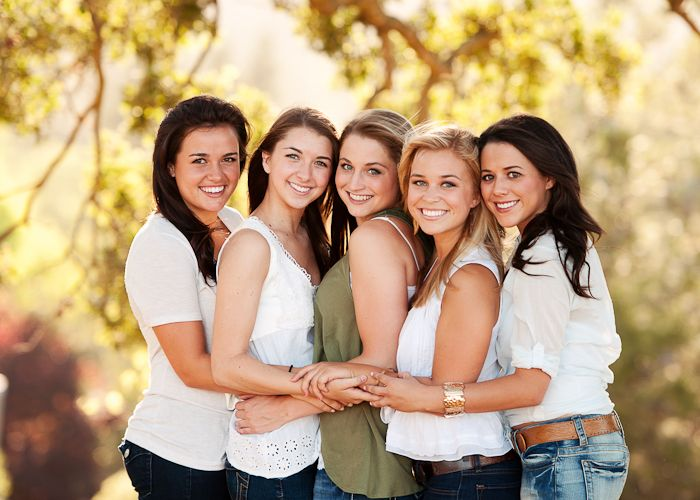
#> input picture group-photo.jpg, 700 x 500 px
$ python main.py
#> lines starting #> are read from the running program, lines starting #| are printed output that depends on the picture
import cv2
import matplotlib.pyplot as plt

#Detect multiple faces from the img provided and crop all the faces and save them as seperate files.
img = plt.imread("./group-photo.jpg")
#> img is the input picture: shape (500, 700, 3); mean R, G, B 187.3, 160.8, 126.4

#Find the faces in the provided image
#Use the haarcascade ml model to do so
detector = cv2.CascadeClassifier("./haarcascade_frontalface_default.xml")
all_faces = detector.detectMultiScale(img, 1.3, 5)
#> all_faces = [[172, 131, 80, 80], [269, 131, 75, 75], [326, 142, 71, 71], [469, 147, 75, 75], [396, 152, 80, 80]]

#Cropping and saving all the faces found in the provided image
for idx, face in enumerate(all_faces, 1):
    x, y, w, h = face
    crop_face = img[y:y+h, x:x+w, :]
    plt.imsave(f'./image{idx}.jpg', crop_face)
#> this loop made 5 passes
#> pass 1, `crop_face = img[y:y+h, x:x+w, :]`:
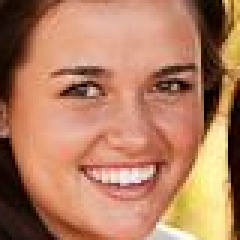
#> crop_face: shape (80, 80, 3) (shown 3 times larger); mean R, G, B 179.1, 126.3, 97
#> pass 2, `crop_face = img[y:y+h, x:x+w, :]`:
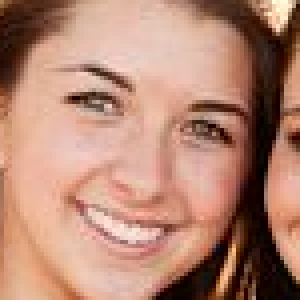
#> crop_face: shape (75, 75, 3) (shown 4 times larger); mean R, G, B 180.2, 133.8, 114.7

print(str(len(all_faces)) + " faces found in the image and saved to the storage.")
#| 5 faces found in the image and saved to the storage.
